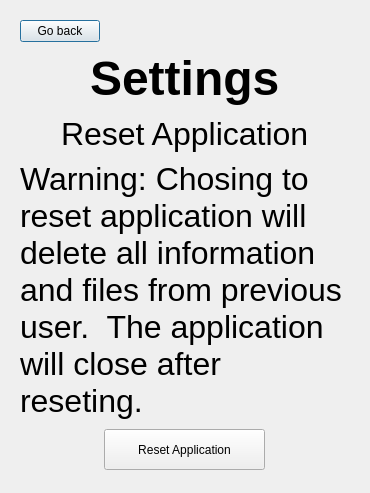
<?xml version="1.0" encoding="UTF-8"?>
<ui version="4.0">
 <class>Dialog</class>
 <widget class="QDialog" name="Dialog">
  <property name="geometry">
   <rect>
    <x>0</x>
    <y>0</y>
    <width>370</width>
    <height>493</height>
   </rect>
  </property>
  <property name="windowTitle">
   <string>Dialog</string>
  </property>
  <property name="styleSheet">
   <string notr="true">QFrame{border:none;}</string>
  </property>
  <layout class="QVBoxLayout" name="verticalLayout_2">
   <item>
    <widget class="QFrame" name="frame">
     <property name="frameShape">
      <enum>QFrame::StyledPanel</enum>
     </property>
     <property name="frameShadow">
      <enum>QFrame::Raised</enum>
     </property>
     <layout class="QVBoxLayout" name="verticalLayout_3">
      <item>
       <layout class="QVBoxLayout" name="verticalLayout">
        <item alignment="Qt::AlignLeft|Qt::AlignTop">
         <widget class="QPushButton" name="goBack">
          <property name="text">
           <string>Go back</string>
          </property>
         </widget>
        </item>
        <item>
         <spacer name="verticalSpacer">
          <property name="orientation">
           <enum>Qt::Vertical</enum>
          </property>
          <property name="sizeHint" stdset="0">
           <size>
            <width>20</width>
            <height>40</height>
           </size>
          </property>
         </spacer>
        </item>
        <item alignment="Qt::AlignHCenter|Qt::AlignTop">
         <widget class="QLabel" name="label">
          <property name="font">
           <font>
            <family>Helvetica</family>
            <pointsize>36</pointsize>
            <weight>75</weight>
            <bold>true</bold>
           </font>
          </property>
          <property name="text">
           <string>Settings</string>
          </property>
         </widget>
        </item>
        <item>
         <spacer name="verticalSpacer_2">
          <property name="orientation">
           <enum>Qt::Vertical</enum>
          </property>
          <property name="sizeHint" stdset="0">
           <size>
            <width>20</width>
            <height>40</height>
           </size>
          </property>
         </spacer>
        </item>
        <item alignment="Qt::AlignHCenter">
         <widget class="QLabel" name="label_2">
          <property name="font">
           <font>
            <family>Helvetica</family>
            <pointsize>24</pointsize>
            <weight>50</weight>
            <bold>false</bold>
           </font>
          </property>
          <property name="text">
           <string>Reset Application</string>
          </property>
         </widget>
        </item>
        <item>
         <spacer name="verticalSpacer_3">
          <property name="orientation">
           <enum>Qt::Vertical</enum>
          </property>
          <property name="sizeHint" stdset="0">
           <size>
            <width>20</width>
            <height>40</height>
           </size>
          </property>
         </spacer>
        </item>
        <item alignment="Qt::AlignHCenter">
         <widget class="QLabel" name="label_5">
          <property name="font">
           <font>
            <family>Helvetica</family>
            <pointsize>24</pointsize>
           </font>
          </property>
          <property name="text">
           <string>Warning: Chosing to reset application will delete all information and files from previous user.  The application will close after reseting.</string>
          </property>
          <property name="wordWrap">
           <bool>true</bool>
          </property>
         </widget>
        </item>
        <item>
         <spacer name="verticalSpacer_4">
          <property name="orientation">
           <enum>Qt::Vertical</enum>
          </property>
          <property name="sizeHint" stdset="0">
           <size>
            <width>20</width>
            <height>40</height>
           </size>
          </property>
         </spacer>
        </item>
        <item alignment="Qt::AlignHCenter">
         <widget class="QPushButton" name="reset">
          <property name="minimumSize">
           <size>
            <width>161</width>
            <height>41</height>
           </size>
          </property>
          <property name="text">
           <string>Reset Application</string>
          </property>
         </widget>
        </item>
        <item>
         <spacer name="verticalSpacer_5">
          <property name="orientation">
           <enum>Qt::Vertical</enum>
          </property>
          <property name="sizeHint" stdset="0">
           <size>
            <width>20</width>
            <height>40</height>
           </size>
          </property>
         </spacer>
        </item>
       </layout>
      </item>
     </layout>
    </widget>
   </item>
  </layout>
 </widget>
 <resources/>
 <connections/>
</ui>
